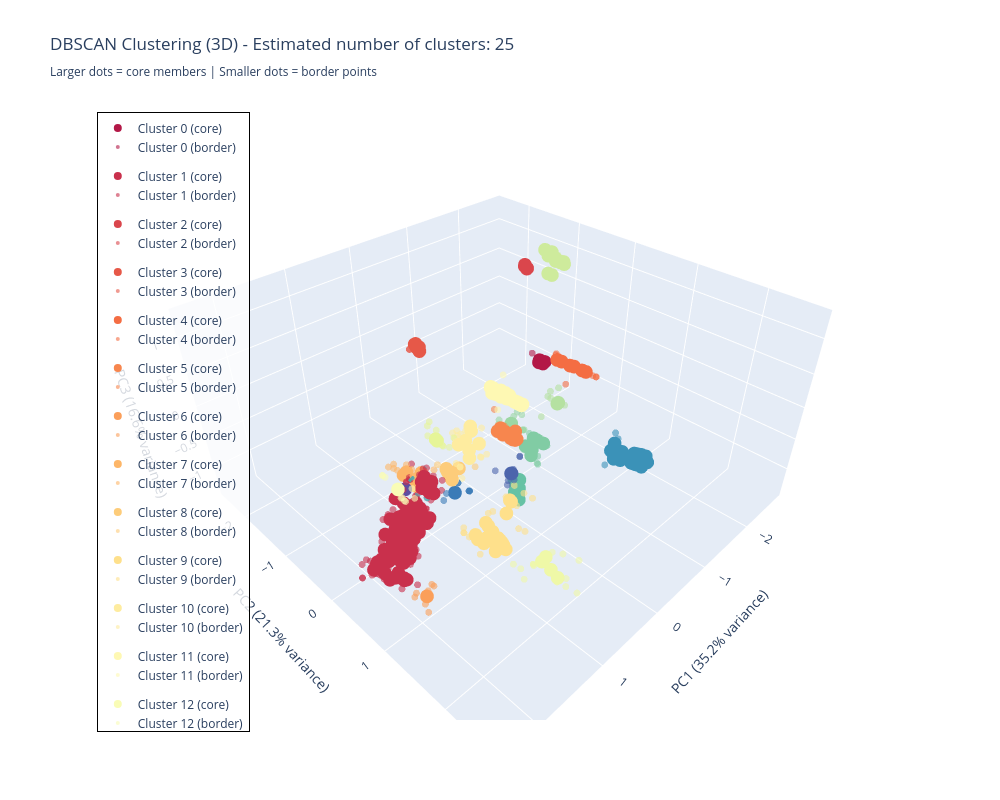

The notebook cell saved with this chart:
### Code cell
#Apply PCA to reduce to 3 dimensions for interactive visualization with Plotly
from sklearn.decomposition import PCA
import plotly.graph_objects as go

pca = PCA(n_components=3)
df_pca = pca.fit_transform(df_scaled)
df_pca = pd.DataFrame(df_pca, columns=['PC1', 'PC2', 'PC3'])

# Create traces for each cluster
fig = go.Figure()

unique_labels = set(labels)
colors_hex = [f'rgb{tuple([int(c*255) for c in plt.cm.Spectral(each)[:3]])}' 
              for each in np.linspace(0, 1, len(unique_labels))]

# Create a mapping of clusters to colors for legend
cluster_color_map = {}
for k, col_hex in zip(sorted(unique_labels), colors_hex):
    cluster_color_map[k] = col_hex

for k, col_hex in zip(sorted(unique_labels), colors_hex):
    if k == -1:
        continue  # Skip noise points for clarity
    class_member_mask = (labels == k)
    xy = df_pca[class_member_mask]
    
    # Get material indices for this cluster
    material_indices = df_slme[class_member_mask].index
    material_info = [f"Material ID: {idx}" for idx in material_indices]
    
    # Separate core and non-core points
    is_core = core_samples_mask[class_member_mask]
    
    # Plot core samples
    core_points = xy[is_core]
    core_materials = [material_info[i] for i, is_c in enumerate(is_core) if is_c]
    
    if len(core_points) > 0:
        fig.add_trace(go.Scatter3d(
            x=core_points['PC1'], y=core_points['PC2'], z=core_points['PC3'],
            mode='markers',
            name=f'Cluster {k} (core)',
            marker=dict(size=8, color=col_hex, opacity=1.0),
            text=core_materials,
            hovertemplate=f'<b>Cluster {k} (Core)</b><br>%{{text}}<br>PC1: %{{x:.3f}}<br>PC2: %{{y:.3f}}<br>PC3: %{{z:.3f}}<extra></extra>',
            legendgroup=f'cluster_{k}',
            showlegend=True
        ))
    
    # Plot non-core samples
    non_core_points = xy[~is_core]
    non_core_materials = [material_info[i] for i, is_nc in enumerate(is_core) if not is_nc]
    
    if len(non_core_points) > 0:
        fig.add_trace(go.Scatter3d(
            x=non_core_points['PC1'], y=non_core_points['PC2'], z=non_core_points['PC3'],
            mode='markers',
            name=f'Cluster {k} (border)',
            marker=dict(size=4, color=col_hex, opacity=0.6),
            text=non_core_materials,
            hovertemplate=f'<b>Cluster {k} (Border)</b><br>%{{text}}<br>PC1: %{{x:.3f}}<br>PC2: %{{y:.3f}}<br>PC3: %{{z:.3f}}<extra></extra>',
            legendgroup=f'cluster_{k}',
            showlegend=True
        ))

n_clusters_ = len(set(labels)) - (1 if -1 in labels else 0)
fig.update_layout(
    title=f'DBSCAN Clustering (3D) - Estimated number of clusters: {n_clusters_}<br><sub>Larger dots = core members | Smaller dots = border points</sub>',
    scene=dict(
        xaxis_title=f'PC1 ({pca.explained_variance_ratio_[0]*100:.1f}% variance)',
        yaxis_title=f'PC2 ({pca.explained_variance_ratio_[1]*100:.1f}% variance)',
        zaxis_title=f'PC3 ({pca.explained_variance_ratio_[2]*100:.1f}% variance)'
    ),
    width=1000,
    height=800,
    hovermode='closest',
    showlegend=True,
    legend=dict(
        x=0.02,
        y=0.98,
        bgcolor='rgba(255, 255, 255, 0.8)',
        bordercolor='Black',
        borderwidth=1
    )
)
fig.show()

# Print label explanation
print("=" * 60)
print("DBSCAN Label Explanation:")
print("=" * 60)
print(f"Each point in the plot has a cluster label:")
print(f"  • Labels 0, 1, 2, ... = Cluster membership numbers")
print(f"  • Label -1 = Noise points (outliers not assigned to any cluster)")
print(f"\nPoint Types:")
print(f"  • Core members (larger dots): Points at the center of clusters")
print(f"  • Border points (smaller dots): Points on the edges of clusters")
print(f"\nCurrent Clustering Results:")
print(f"  • Number of clusters found: {n_clusters_}")
print(f"  • Number of noise points: {sum(labels == -1)}")
print(f"  • Total materials analyzed: {len(labels)}")
print("=" * 60)
